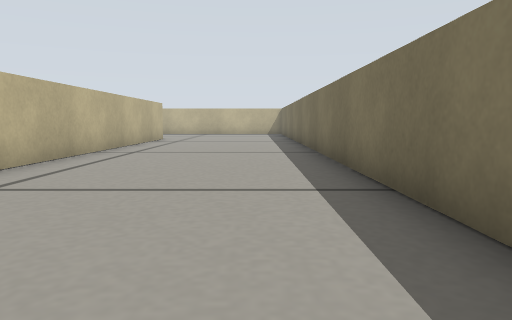
view 1 (above)

23 first-person views from a walk through a world built for the Gazebo simulator. The camera is 0.15 m above the floor, tilts 6° down and sees 70° across. The floor is counted in squares, 0.2 m on a side. Each view is taken from the middle of a square. On the plan, view 1 faces up. The plan holds only what a view shows up to about 11 squares ahead; the rest is blank.

view 2
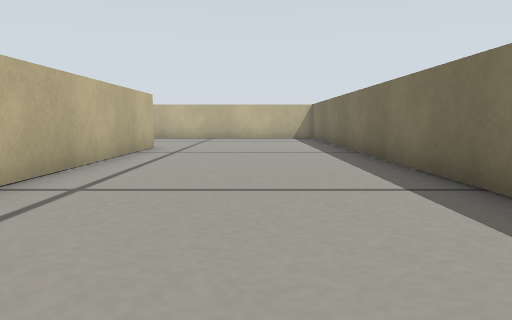

view 3
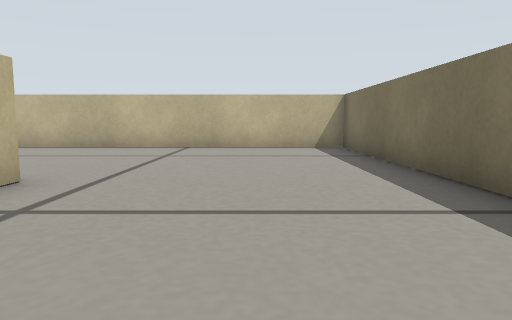

view 4
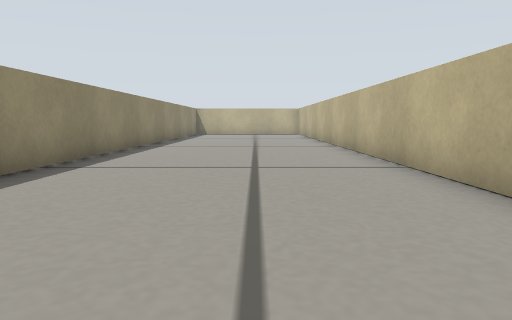

view 5
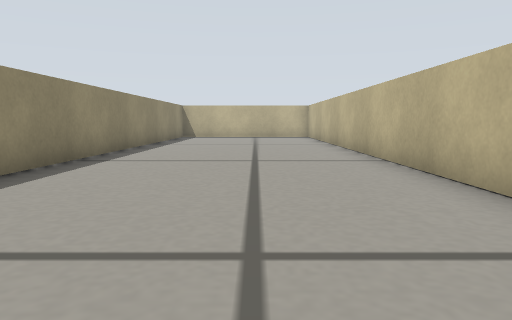

view 6
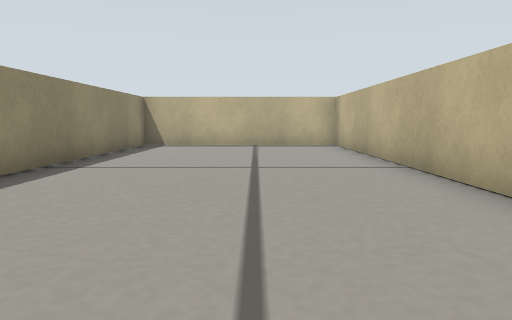

view 7
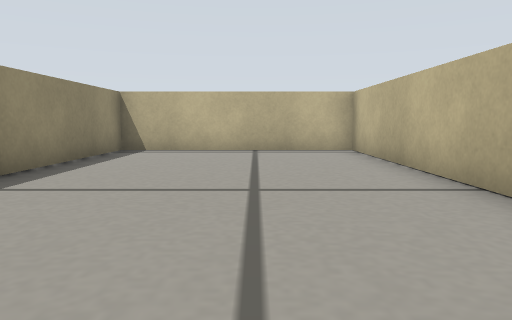

view 8
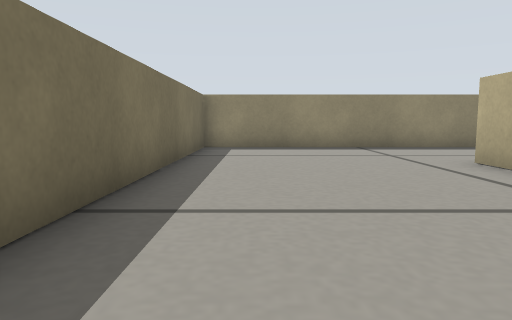

view 9
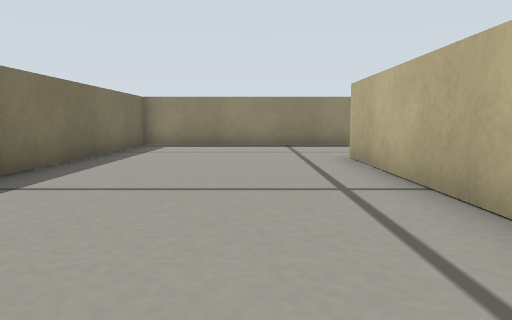

view 10
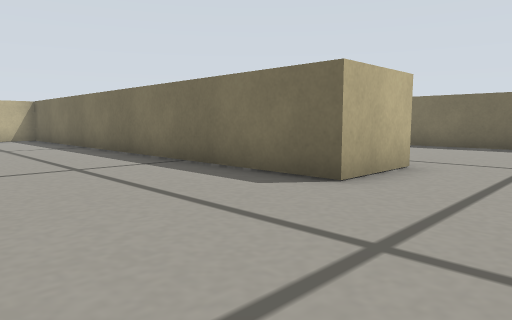

view 11
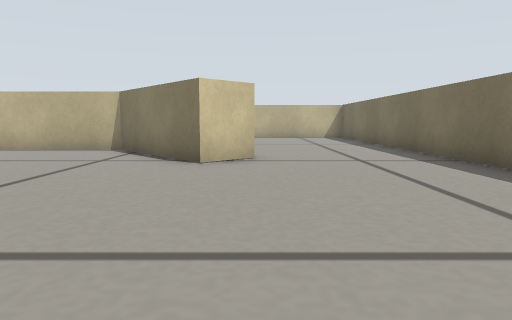

view 12
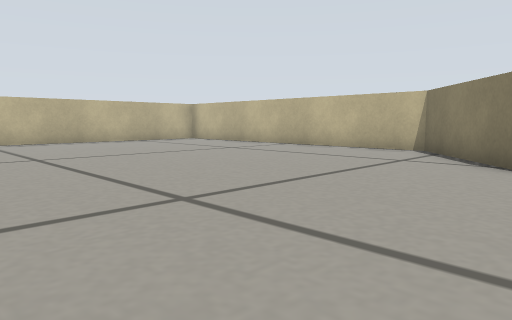

view 13
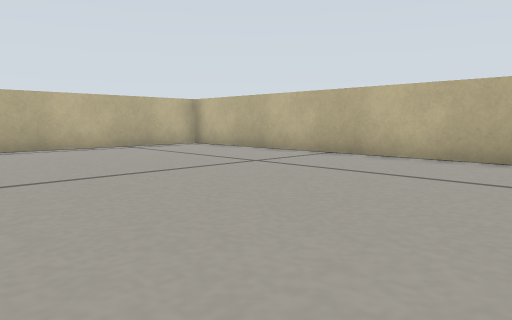

view 14
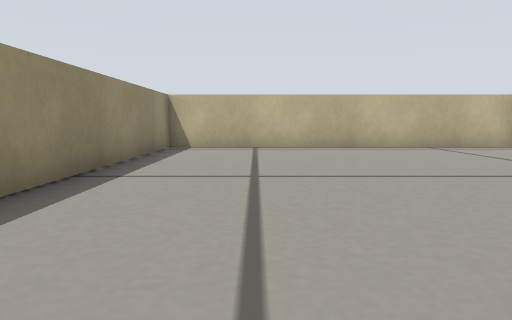

view 15
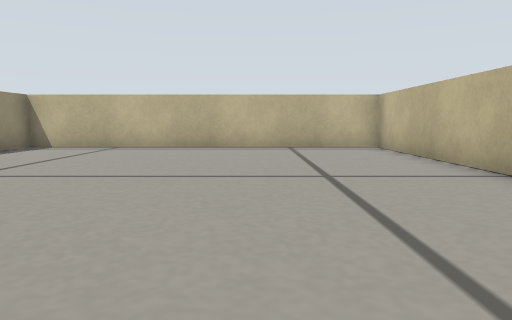

view 16
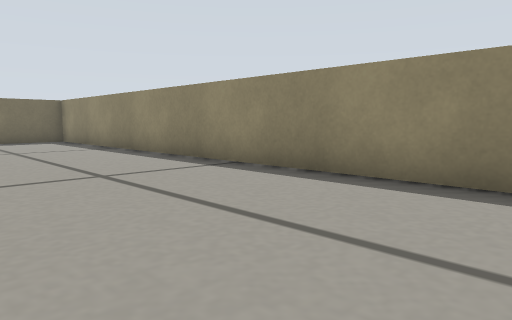

view 17
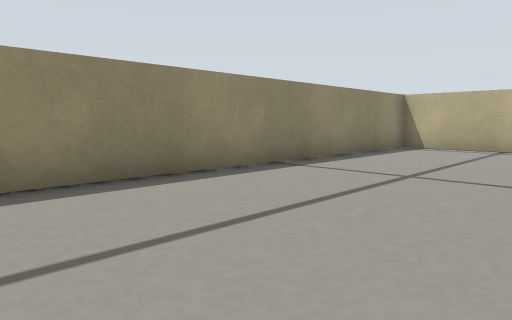

view 18
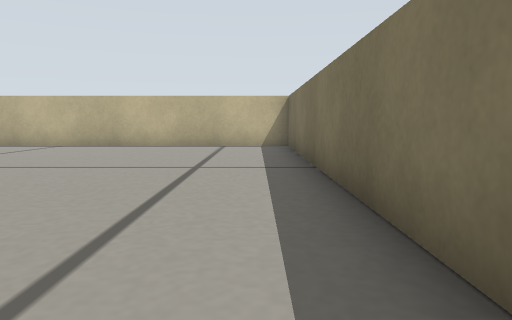

view 19
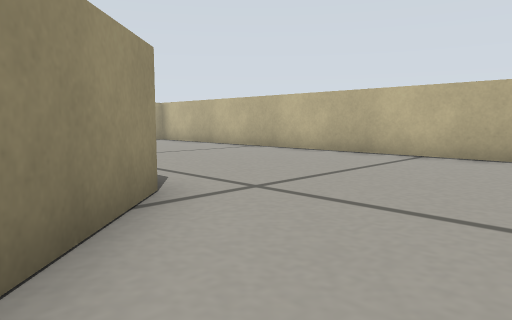

view 20
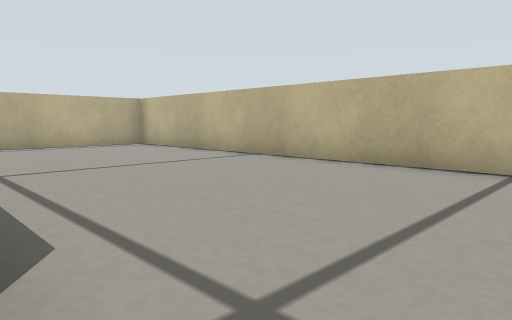

view 21
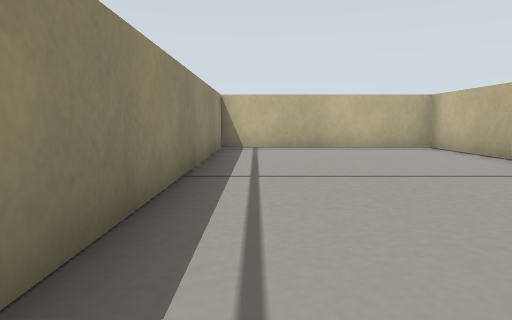

view 22
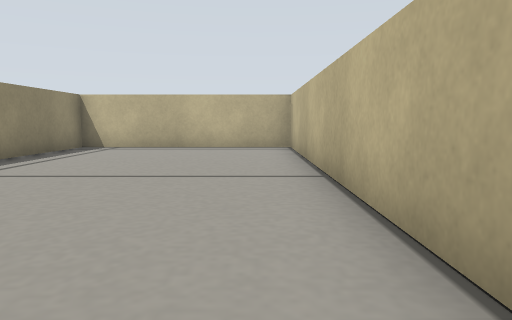

view 23
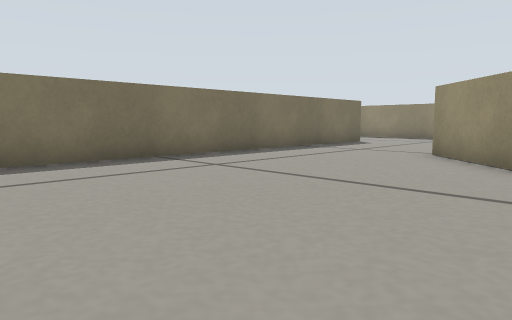

### Floor plan
Ten units are one square. View 1 is at (0, 0); x grows to the right and y downward. Boxes are objects, and circles mark ways between rooms. Rooms are numbered by the first view taken in them; rooms with no view inside come last. Other rooms are left out.
<svg viewBox="-240 -220 260 260">
<path fill="none" stroke="#000" d="M-39 -155 -39 -5M-25 35 15 35 15 -215 -235 -215 -235 -155 -69 -155M-110 -35 -135 -65 -235 -65 -235 35 -138 35M-122 35 -25 35M-39 -5 -60 -5 -60 -25M-135 -80 -100 -45 -110 -35M-60 -131 -60 -136M-60 -140 -235 -140 -235 -80 -142 -80M-60 -25 -60 -128"/>
<circle cx="-22" cy="15" r="3" fill="#2a7"/>
<circle cx="-85" cy="-35" r="3" fill="#2a7"/>
<text x="-70" y="-160">1</text>
<text x="-150" y="-10">2</text>
<text x="-140" y="-100">3</text>
</svg>
Room 1 opens to room 2. Room 2 opens to room 3.

Where each view was taken, in squares from view 1:
view 1: 0 up, 0 right, facing up
view 2: 5 up, 1 left, facing up
view 3: 11 up, 1 left, facing up
view 4: 19 up, 2 left, facing left
view 5: 19 up, 6 left, facing left
view 6: 19 up, 12 left, facing left
view 7: 19 up, 14 left, facing left
view 8: 7 up, 0 right, facing down
view 9: 8 up, 2 left, facing down
view 10: 2 down, 10 left, facing up-right
view 11: 3 down, 10 left, facing up
view 12: 3 down, 10 left, facing up-left
view 13: 1 down, 13 left, facing up-left
view 14: 1 down, 13 left, facing left
view 15: 3 up, 13 left, facing left
view 16: 1 up, 13 left, facing down-right
view 17: 1 up, 13 left, facing down-left
view 18: 3 up, 7 left, facing up
view 19: 6 up, 10 left, facing up-left
view 20: 8 up, 12 left, facing up-left
view 21: 9 up, 13 left, facing left
view 22: 13 up, 13 left, facing left
view 23: 13 up, 13 left, facing down-right
